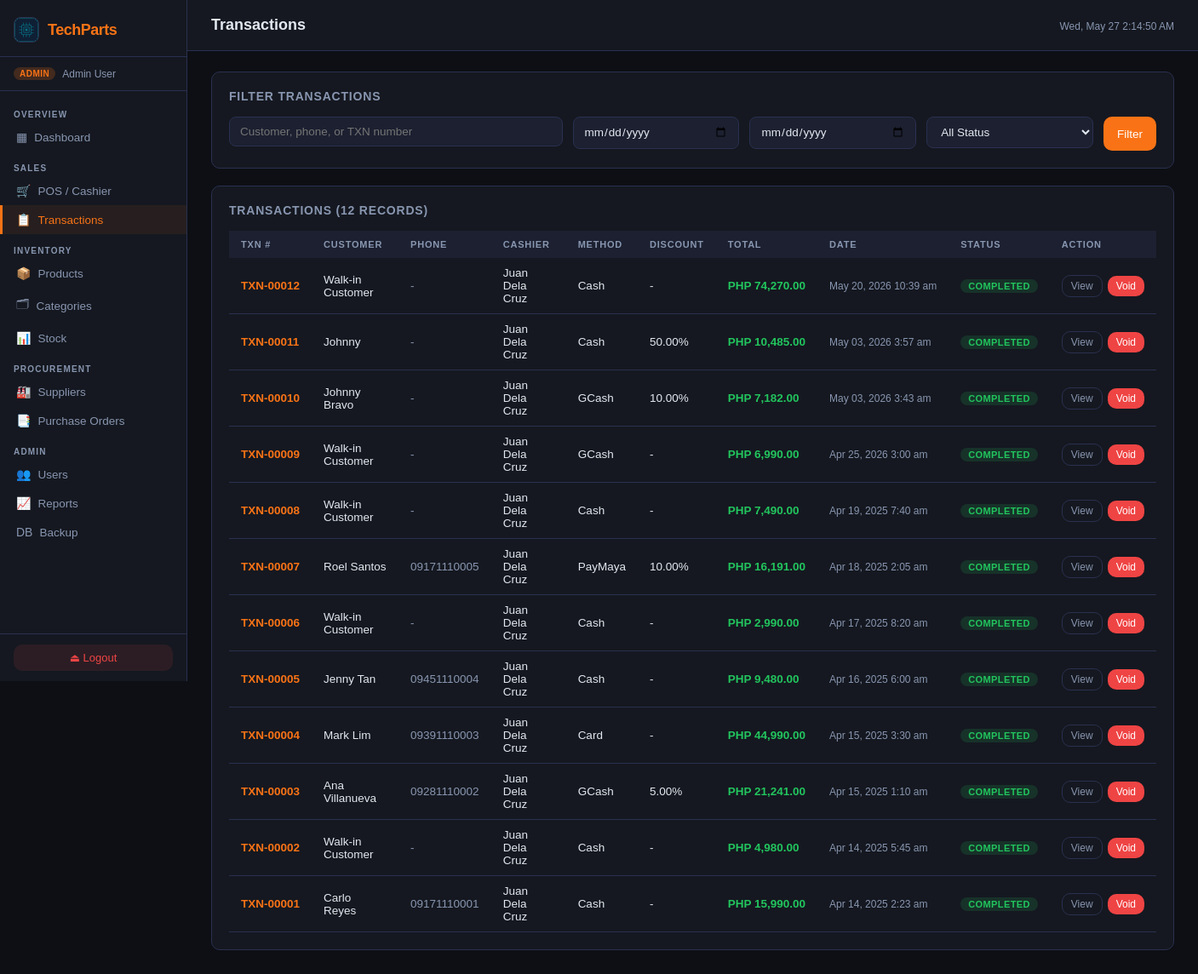
Screenshot of /pages/transactions.php (signed in) with the database file from the repository.
### tables this page shows
CREATE TABLE `transaction` (
  `ID` int NOT NULL AUTO_INCREMENT,
  `TransactionDate` timestamp NULL DEFAULT CURRENT_TIMESTAMP,
  `CustomerName` varchar(150) DEFAULT 'Walk-in Customer',
  `CustomerPhone` varchar(20) DEFAULT NULL,
  `PaymentMethod` enum('Cash','Card','GCash','PayMaya','Other') DEFAULT 'Cash',
  `AmountTendered` decimal(10,2) DEFAULT '0.00',
  `Discount` decimal(5,2) DEFAULT '0.00',
  `TotalAmount` decimal(10,2) NOT NULL,
  `Status` enum('Completed','Voided','Refunded') DEFAULT 'Completed',
  `Notes` text,
  `Cashier_ID` int NOT NULL,
  PRIMARY KEY (`ID`),
  KEY `Cashier_ID` (`Cashier_ID`),
  CONSTRAINT `transaction_ibfk_1` FOREIGN KEY (`Cashier_ID`) REFERENCES `user` (`ID`),
  CONSTRAINT `chk_discount` CHECK ((`Discount` between 0 and 100)),
  CONSTRAINT `chk_tendered` CHECK ((`AmountTendered` >= 0)),
  CONSTRAINT `chk_total` CHECK ((`TotalAmount` >= 0))
);

CREATE TABLE `user` (
  `ID` int NOT NULL AUTO_INCREMENT,
  `Name` varchar(100) NOT NULL,
  `Email` varchar(254) NOT NULL,
  `Password` varchar(255) NOT NULL,
  `Role` enum('Admin','Cashier') NOT NULL,
  `IsActive` tinyint(1) DEFAULT '1',
  `CreatedAt` timestamp NULL DEFAULT CURRENT_TIMESTAMP,
  PRIMARY KEY (`ID`),
  UNIQUE KEY `Email` (`Email`)
);

### pages/transactions.php (the view, shortened to what this page needs)
<?php
$db = getDB();
$search   = trim($_GET['q'] ?? '');
$dateFrom = $_GET['from'] ?? '';
$dateTo   = $_GET['to'] ?? '';
$where = ['1=1'];
$params = [];
$whereStr = implode(' AND ', $where);
$page = max(1, (int)($_GET['page'] ?? 1));
$limit = 20;
$offset = ($page - 1) * $limit;
$total = $db->prepare("SELECT COUNT(*) FROM Transaction t WHERE $whereStr");
$total->execute($params);
$totalRows = (int)$total->fetchColumn();
$stmt = $db->prepare("
  SELECT t.*, u.Name AS CashierName
  FROM Transaction t
  JOIN User u ON t.Cashier_ID = u.ID
  WHERE $whereStr
  ORDER BY t.TransactionDate DESC
  LIMIT $limit OFFSET $offset
");
$stmt->execute($params);
$txns = $stmt->fetchAll();
function txnNo(int $id): string
{
  return 'TXN-' . str_pad((string)$id, 5, '0', STR_PAD_LEFT);
}
function statusColor(string $status): string
{
  return match ($status) {
    'Completed' => 'green',
    'Voided' => 'red',
    'Refunded' => 'yellow',
    default => 'gray',
  };
}
include __DIR__ . '/../includes/header.php';
?>
<link rel="stylesheet" href="/css/transactions.css">
<div class="card tx-filter-card">
  <div class="card-title">Filter Transactions</div>
  <form method="GET">
    <div class="tx-filter-grid">
      <div class="form-group">
        <input type="text" name="q" class="form-control" placeholder="Customer, phone, or TXN number" value="<?= htmlspecialchars($search) ?>">
      </div>
      <div class="form-group">
        <input type="date" name="from" class="form-control" value="<?= htmlspecialchars($dateFrom) ?>">
      </div>
      <div class="form-group">
        <input type="date" name="to" class="form-control" value="<?= htmlspecialchars($dateTo) ?>">
      </div>
      <div class="form-group">
        <select name="status" class="form-control">
          <option value="">All Status</option>
        </select>
      </div>
      <button type="submit" class="btn btn-primary">Filter</button>
    </div>
  </form>
</div>
<div class="card tx-card">
  <div class="card-title">Transactions (<?= number_format($totalRows) ?> records)</div>
  <div class="table-wrap tx-table-wrap">
    <table class="tx-table">
      <thead>
        <tr>
          <th>TXN #</th>
          <th>Customer</th>
          <th>Phone</th>
          <th>Cashier</th>
          <th>Method</th>
          <th>Discount</th>
          <th>Total</th>
          <th>Date</th>
          <th>Status</th>
          <th>Action</th>
        </tr>
      </thead>
      <tbody>
        <?php foreach ($txns as $t): ?>
          <?php $id = (int)$t['ID']; ?>
          <tr>
            <td class="tx-number"><?= txnNo($id) ?></td>
            <td><?= htmlspecialchars($t['CustomerName']) ?></td>
            <td class="tx-muted"><?= htmlspecialchars($t['CustomerPhone'] ?? '-') ?></td>
            <td><?= htmlspecialchars($t['CashierName']) ?></td>
            <td><?= htmlspecialchars($t['PaymentMethod']) ?></td>
            <td><?= (float)$t['Discount'] > 0 ? htmlspecialchars($t['Discount']) . '%' : '-' ?></td>
            <td class="tx-amount">PHP <?= number_format($t['TotalAmount'], 2) ?></td>
            <td class="tx-date"><?= date('M d, Y g:i a', strtotime($t['TransactionDate'])) ?></td>
            <td><span class="badge badge-<?= statusColor($t['Status']) ?>"><?= htmlspecialchars($t['Status']) ?></span></td>
            <td>
              <div class="tx-actions">
                <button class="btn btn-ghost btn-sm" type="button" onclick="openModal('txn-<?= $id ?>')">View</button>
                <?php if ($t['Status'] === 'Completed' && in_array($_SESSION['role'], ['Admin', 'Cashier'], true)): ?>
                  <form method="POST">
                    <button type="button" class="btn btn-danger btn-sm" onclick="confirmDelete('Void this transaction?', this.closest('form'))">Void</button>
                  </form>
                <?php endif; ?>
              </div>
            </td>
          </tr>
        <?php endforeach; ?>
      </tbody>
    </table>
  </div>
</div>
<?php include __DIR__ . '/../includes/footer.php'; ?>

### css/style.css (style rules this page uses)
:root { --bg: #0d0f14; --surface: #151820; --surface2: #1c2030; --surface3: #222840; --border: #2a3050; --accent: #f97316; --accent2: #3b82f6; --accent3: #22c55e; --danger: #ef4444; --warning: #eab308; --text: #e2e8f0; --text-muted: #8896b0; --sidebar-w: 220px; --topbar-h: 60px; --radius: 10px; --shadow: 0 4px 24px rgba(0, 0, 0, .4); }
*, *::before, *::after { box-sizing: border-box; margin: 0; padding: 0; }
body { font-family: 'DM Sans', sans-serif; background: var(--bg); color: var(--text); display: flex; min-height: 100vh; font-size: 14px; }
.card { background: var(--surface); border: 1px solid var(--border); border-radius: var(--radius); padding: 20px; margin-bottom: 20px; }
.card-title { font-family: 'Syne', sans-serif; font-size: 14px; font-weight: 700; color: var(--text-muted); text-transform: uppercase; letter-spacing: .8px; margin-bottom: 16px; display: flex; align-items: center; justify-content: space-between; }
.table-wrap { overflow-x: auto; }
table { width: 100%; border-collapse: collapse; }
thead th { background: var(--surface2); color: var(--text-muted); font-size: 11px; font-weight: 700; letter-spacing: .8px; text-transform: uppercase; padding: 10px 14px; text-align: left; white-space: nowrap; }
tbody tr { border-bottom: 1px solid var(--border); transition: background .1s; }
tbody td { padding: 10px 14px; font-size: 13.5px; }
.badge { display: inline-flex; align-items: center; padding: 2px 9px; border-radius: 20px; font-size: 11px; font-weight: 600; text-transform: uppercase; letter-spacing: .4px; }
.badge-green { background: rgba(34, 197, 94, .15); color: var(--accent3); }
.btn { display: inline-flex; align-items: center; gap: 6px; padding: 8px 16px; border-radius: var(--radius); border: none; cursor: pointer; font-family: 'DM Sans', sans-serif; font-size: 13.5px; font-weight: 500; transition: all .15s; text-decoration: none; }
.btn-primary { background: var(--accent); color: #fff; }
.btn-danger { background: var(--danger); color: #fff; }
.btn-ghost { background: transparent; color: var(--text-muted); border: 1px solid var(--border); }
.btn-sm { padding: 5px 10px; font-size: 12px; }
.form-group { margin-bottom: 16px; }
.form-control { width: 100%; padding: 9px 12px; background: var(--surface2); border: 1px solid var(--border); border-radius: 8px; color: var(--text); font-family: 'DM Sans', sans-serif; font-size: 13.5px; transition: border .15s; outline: none; }

### css/transactions.css (style rules this page uses)
.tx-filter-grid { display: grid; grid-template-columns: minmax(240px, 2fr) repeat(3, minmax(140px, 1fr)) auto; gap: 12px; align-items: start; }
.tx-filter-grid .form-group { margin: 0; }
.tx-filter-grid .btn { height: 40px; justify-content: center; }
.tx-card { padding: 0; overflow: hidden; }
.tx-card .card-title { padding: 20px 20px 0; }
.tx-table-wrap { padding: 0 20px 20px; }
.tx-table { min-width: 980px; }
.tx-table tbody td { vertical-align: middle; }
.tx-number { font-family: 'Syne', sans-serif; font-weight: 700; color: var(--accent); white-space: nowrap; }
.tx-muted, .tx-date { color: var(--text-muted); }
.tx-date { font-size: 12px; white-space: nowrap; }
.tx-amount { color: var(--accent3); font-weight: 700; white-space: nowrap; }
.tx-actions { display: flex; gap: 6px; align-items: center; white-space: nowrap; }
.tx-actions form { margin: 0; }

### rows the page displays
transaction: ID "TXN-00012", CustomerName "Walk-in Customer", CustomerPhone "-", Cashier_ID.Name "Juan Dela Cruz", PaymentMethod "Cash", TotalAmount "74,270.00", TransactionDate "May 20, 2026 10:39 am", Status "COMPLETED"
transaction: ID "TXN-00011", CustomerName "Johnny", CustomerPhone "-", Cashier_ID.Name "Juan Dela Cruz", PaymentMethod "Cash", Discount "50.00", TotalAmount "10,485.00", TransactionDate "May 03, 2026 3:57 am", Status "COMPLETED"
transaction: ID "TXN-00010", CustomerName "Johnny Bravo", CustomerPhone "-", Cashier_ID.Name "Juan Dela Cruz", PaymentMethod "GCash", Discount "10.00", TotalAmount "7,182.00", TransactionDate "May 03, 2026 3:43 am", Status "COMPLETED"
transaction: ID "TXN-00009", CustomerName "Walk-in Customer", CustomerPhone "-", Cashier_ID.Name "Juan Dela Cruz", PaymentMethod "GCash", TotalAmount "6,990.00", TransactionDate "Apr 25, 2026 3:00 am", Status "COMPLETED"
transaction: ID "TXN-00008", CustomerName "Walk-in Customer", CustomerPhone "-", Cashier_ID.Name "Juan Dela Cruz", PaymentMethod "Cash", TotalAmount "7,490.00", TransactionDate "Apr 19, 2025 7:40 am", Status "COMPLETED"
transaction: ID "TXN-00007", CustomerName "Roel Santos", CustomerPhone "09171110005", Cashier_ID.Name "Juan Dela Cruz", PaymentMethod "PayMaya", Discount "10.00", TotalAmount "16,191.00", TransactionDate "Apr 18, 2025 2:05 am", Status "COMPLETED"
transaction: ID "TXN-00006", CustomerName "Walk-in Customer", CustomerPhone "-", Cashier_ID.Name "Juan Dela Cruz", PaymentMethod "Cash", TotalAmount "2,990.00", TransactionDate "Apr 17, 2025 8:20 am", Status "COMPLETED"
transaction: ID "TXN-00005", CustomerName "Jenny Tan", CustomerPhone "09451110004", Cashier_ID.Name "Juan Dela Cruz", PaymentMethod "Cash", TotalAmount "9,480.00", TransactionDate "Apr 16, 2025 6:00 am", Status "COMPLETED"
transaction: ID "TXN-00004", CustomerName "Mark Lim", CustomerPhone "09391110003", Cashier_ID.Name "Juan Dela Cruz", PaymentMethod "Card", TotalAmount "44,990.00", TransactionDate "Apr 15, 2025 3:30 am", Status "COMPLETED"
transaction: ID "TXN-00003", CustomerName "Ana Villanueva", CustomerPhone "09281110002", Cashier_ID.Name "Juan Dela Cruz", PaymentMethod "GCash", Discount "5.00", TotalAmount "21,241.00", TransactionDate "Apr 15, 2025 1:10 am", Status "COMPLETED"
transaction: ID "TXN-00002", CustomerName "Walk-in Customer", CustomerPhone "-", Cashier_ID.Name "Juan Dela Cruz", PaymentMethod "Cash", TotalAmount "4,980.00", TransactionDate "Apr 14, 2025 5:45 am", Status "COMPLETED"
transaction: ID "TXN-00001", CustomerName "Carlo Reyes", CustomerPhone "09171110001", Cashier_ID.Name "Juan Dela Cruz", PaymentMethod "Cash", TotalAmount "15,990.00", TransactionDate "Apr 14, 2025 2:23 am", Status "COMPLETED"

### other values shown
$user['role'] "ADMIN"
$user['name'] "Admin User"
$pageTitle "Transactions"
$totalRows "12"
